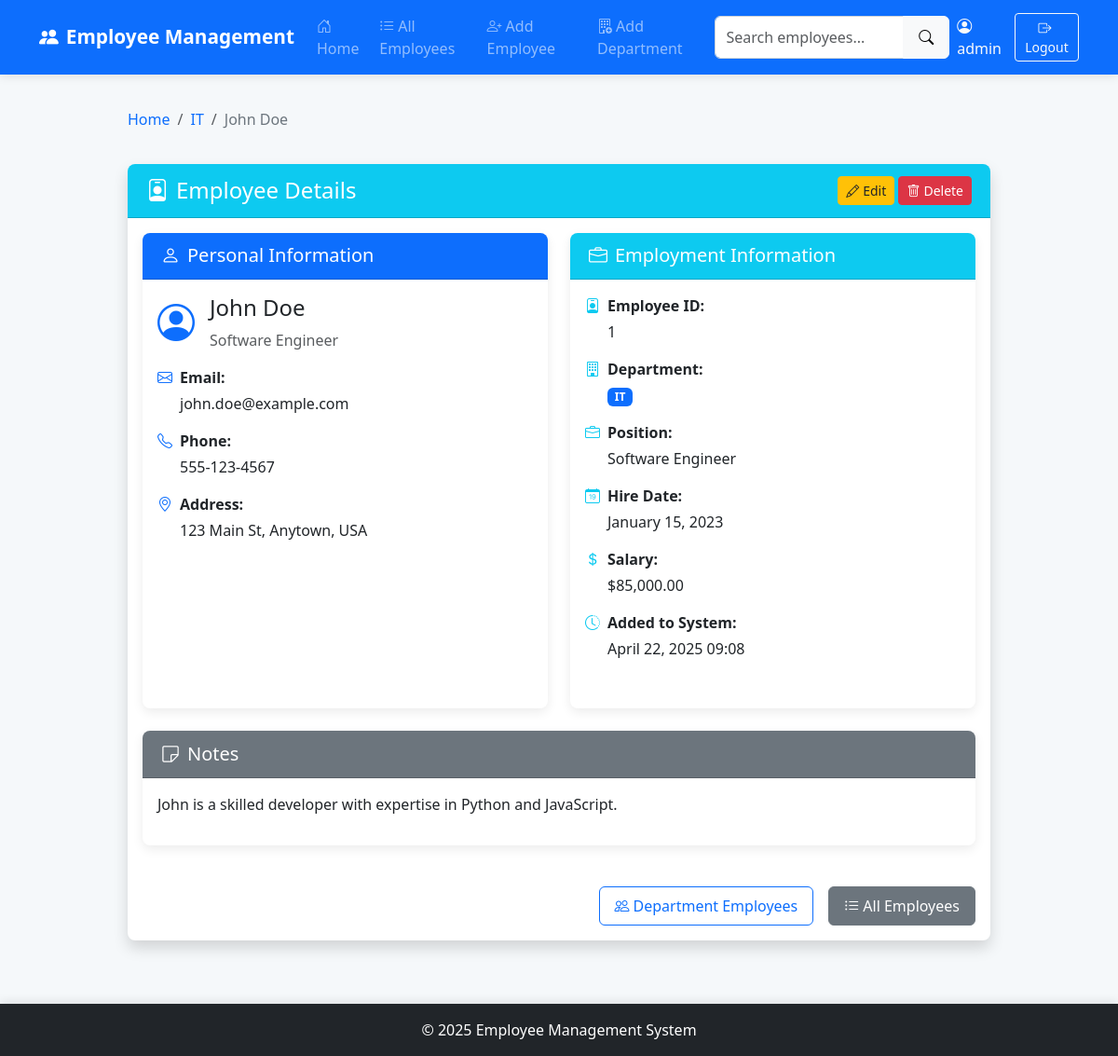
Page /employee/1 (signed in) on the earlier database version.
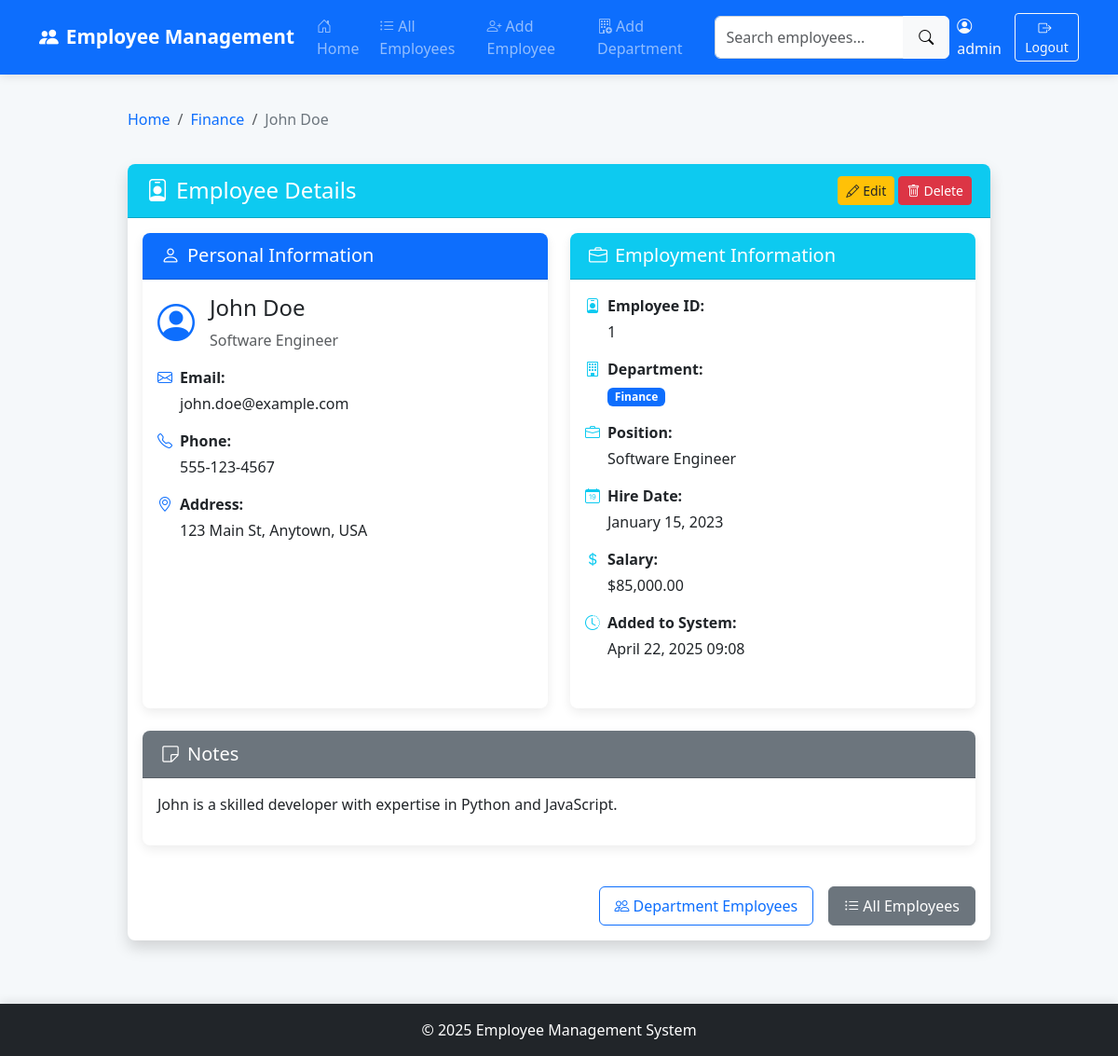
Same page on the later database version.
### app.py (models this page shows, shortened)
class Employee(db.Model):
    id = db.Column(db.Integer, primary_key=True)
    first_name = db.Column(db.String(50), nullable=False)
    last_name = db.Column(db.String(50), nullable=False)
    email = db.Column(db.String(100), unique=True, nullable=False)
    phone = db.Column(db.String(20), nullable=False)
    department = db.Column(db.String(50), nullable=False)
    position = db.Column(db.String(50), nullable=False)
    hire_date = db.Column(db.Date, nullable=False, default=datetime.utcnow)
    address = db.Column(db.String(200), nullable=False)
    salary = db.Column(db.Float, default=0)
    notes = db.Column(db.Text, nullable=True)
    created_at = db.Column(db.DateTime, default=datetime.utcnow)

### app.py (the view)
@app.route('/employee/<int:id>')
@login_required
def employee_details(id):
    employee = Employee.query.get_or_404(id)
    return render_template('employee_details.html', employee=employee)

### app.py (called while the page is built)
@app.template_filter('nl2br')
def nl2br(value):
    if value:
        return Markup(value.replace('\n', '<br>'))

def login_required(f):
    @wraps(f)
    def decorated_function(*args, **kwargs):
        if 'logged_in' not in session:
            flash('Please log in to access this page', 'warning')
            return redirect(url_for('login'))
        return f(*args, **kwargs)
    return decorated_function

### templates/employee_details.html (shortened to what the changed rows need)
{% extends 'base.html' %}
{% block content %}
<div class="row">
    <div class="col-md-10 offset-md-1">
        <nav aria-label="breadcrumb" class="mb-4">
            <ol class="breadcrumb">
                <li class="breadcrumb-item"><a href="{{ url_for('index') }}">Home</a></li>
                <li class="breadcrumb-item"><a href="{{ url_for('department_employees', department=employee.department) }}">{{ employee.department }}</a></li>
                <li class="breadcrumb-item active" aria-current="page">{{ employee.first_name }} {{ employee.last_name }}</li>
            </ol>
        </nav>
        <div class="card shadow">
            <div class="card-body">
                <div class="row mb-4">
                    <div class="col-md-6">
                        <div class="card h-100 border-primary">
                            <div class="card-body">
                                <div class="mb-3">
                                    <div class="d-flex">
                                        <div class="flex-grow-1 ms-3">
                                            <h4>{{ employee.first_name }} {{ employee.last_name }}</h4>
                                            <p class="text-muted mb-0">{{ employee.position }}</p>
                                        </div>
                                    </div>
                                </div>
                                <div class="mb-2">
                                    <p class="mb-1"><i class="bi bi-envelope me-2 text-primary"></i><strong>Email:</strong></p>
                                    <p class="ms-4">{{ employee.email }}</p>
                                </div>
                                <div class="mb-2">
                                    <p class="mb-1"><i class="bi bi-telephone me-2 text-primary"></i><strong>Phone:</strong></p>
                                    <p class="ms-4">{{ employee.phone }}</p>
                                </div>
                                <div class="mb-2">
                                    <p class="mb-1"><i class="bi bi-geo-alt me-2 text-primary"></i><strong>Address:</strong></p>
                                    <p class="ms-4">{{ employee.address }}</p>
                                </div>
                            </div>
                        </div>
                    </div>
                    <div class="col-md-6">
                        <div class="card h-100 border-info">
                            <div class="card-body">
                                <div class="mb-2">
                                    <p class="mb-1"><i class="bi bi-person-badge me-2 text-info"></i><strong>Employee ID:</strong></p>
                                    <p class="ms-4">{{ employee.id }}</p>
                                </div>
                                <div class="mb-2">
                                    <p class="ms-4">
                                        <span class="badge bg-primary">{{ employee.department }}</span>
                                    </p>
                                </div>
                                <div class="mb-2">
                                    <p class="mb-1"><i class="bi bi-briefcase me-2 text-info"></i><strong>Position:</strong></p>
                                    <p class="ms-4">{{ employee.position }}</p>
                                </div>
                                <div class="mb-2">
                                    <p class="mb-1"><i class="bi bi-calendar-date me-2 text-info"></i><strong>Hire Date:</strong></p>
                                    <p class="ms-4">{{ employee.hire_date.strftime('%B %d, %Y') }}</p>
                                </div>
                                <div class="mb-2">
                                    <p class="mb-1"><i class="bi bi-currency-dollar me-2 text-info"></i><strong>Salary:</strong></p>
                                    <p class="ms-4">{{ "${:,.2f}".format(employee.salary) if employee.salary else "Not specified" }}</p>
                                </div>
                                <div class="mb-2">
                                    <p class="mb-1"><i class="bi bi-clock-history me-2 text-info"></i><strong>Added to System:</strong></p>
                                    <p class="ms-4">{{ employee.created_at.strftime('%B %d, %Y %H:%M') }}</p>
                                </div>
                            </div>
                        </div>
                    </div>
                </div>
                {% if employee.notes %}
                <div class="row mt-4">
                    <div class="col-12">
                        <div class="card border-secondary">
                            <div class="card-header bg-secondary text-white">
                                <h5 class="mb-0"><i class="bi bi-sticky me-2"></i>Notes</h5>
                            </div>
                            <div class="card-body">
                                <p>{{ employee.notes|nl2br }}</p>
                            </div>
                        </div>
                    </div>
                </div>
                {% endif %}
            </div>
        </div>
    </div>
</div>
{% endblock %}

Differences in the rows shown:
changed Employee "John": department "IT" → "Finance"
